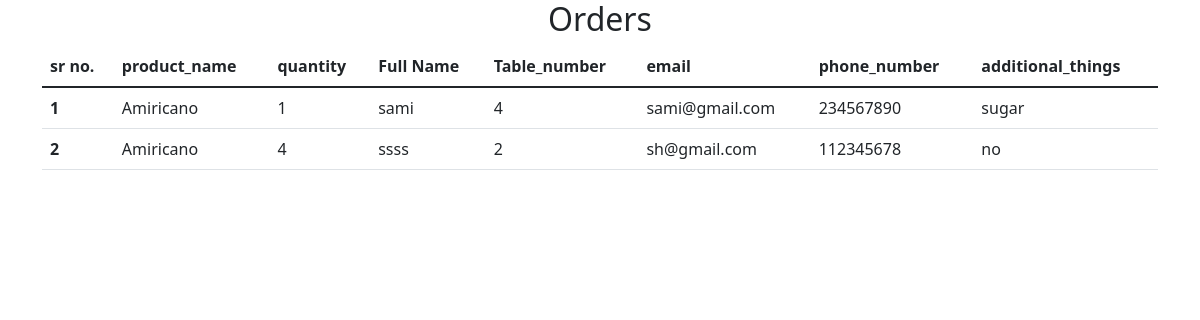
The app's page /admin.php with its own data.
### tables this page shows
CREATE TABLE `orders` (
  `id` int(255) NOT NULL,
  `product_name` varchar(255) NOT NULL,
  `quantity` int(255) NOT NULL,
  `Fullname` varchar(255) NOT NULL,
  `Table_number` int(255) NOT NULL,
  `email` varchar(255) NOT NULL,
  `phone_number` int(255) NOT NULL,
  `additional_things` varchar(255) NOT NULL,
  `secret_key` varchar(255) NOT NULL
);

### admin.php (the view, shortened to what this page needs)
<!doctype html>
<html lang="en">
  <head>
    <link href="https://cdn.jsdelivr.net/npm/bootstrap@5.1.3/dist/css/bootstrap.min.css" rel="stylesheet">
  </head>
  <body>
<div class="container">
	<table class="table">
  <thead>
    <center><h2>Orders</h2></center>
    <tr>
      <th scope="col">sr no.</th>
      <th scope="col">product_name</th>
      <th scope="col">quantity</th>
      <th scope="col">Full Name</th>
      <th scope="col">Table_number</th>
      <th scope="col">email</th>
      <th scope="col">phone_number</th>
      <th scope="col">additional_things</th>
    </tr>
  </thead>
  <tbody>
    <?php
		$connection = mysqli_connect("localhost","root","","coffeeorder");
		$sql = mysqli_query($connection,"SELECT * FROM  orders");
		$sr = 1;
		while($p = mysqli_fetch_array($sql))
		{
	?>
    <tr>
      <th scope="row"><?php echo $sr++;?></th>
      <td><?php echo $p['product_name'];?></td>
      <td><?php echo $p['quantity'];?></td>
      <td><?php echo $p['Fullname'];?></td>
      <td><?php echo $p['Table_number'];?></td>
      <td><?php echo $p['email'];?></td>
      <td><?php echo $p['phone_number'];?></td>
      <td><?php echo $p['additional_things'];?></td>
    </tr>
    <?php
		}
	?>
  </tbody>
</table>
</div>
  </body>

### records on screen
orders: product_name "Amiricano", quantity "1", Fullname "sami", Table_number "4", email "sami@gmail.com", phone_number "234567890", additional_things "sugar"
orders: product_name "Amiricano", quantity "4", Fullname "ssss", Table_number "2", email "sh@gmail.com", phone_number "112345678", additional_things "no"
